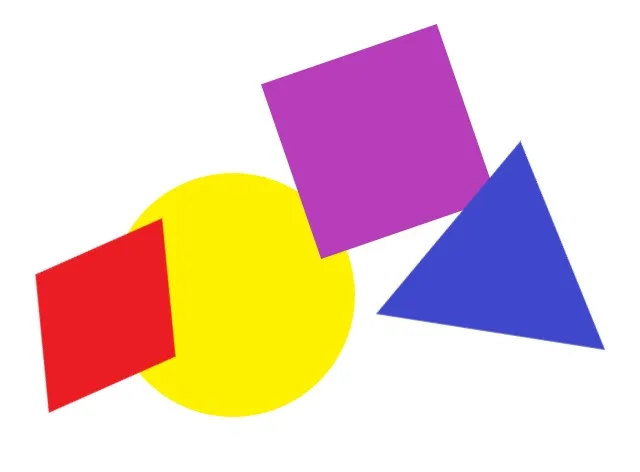
#> input picture media/geometric.jpg, 640 x 472 px
$ python BasicOperationsWithImages.py
#> lines starting #> are read from the running program, lines starting #| are printed output that depends on the picture
import cv2 as cv
from matplotlib import pyplot as plt

img_grayscale=cv.imread('media/geometric.jpg', 0) #cv.IMREAD_GRAYSCALE) #0
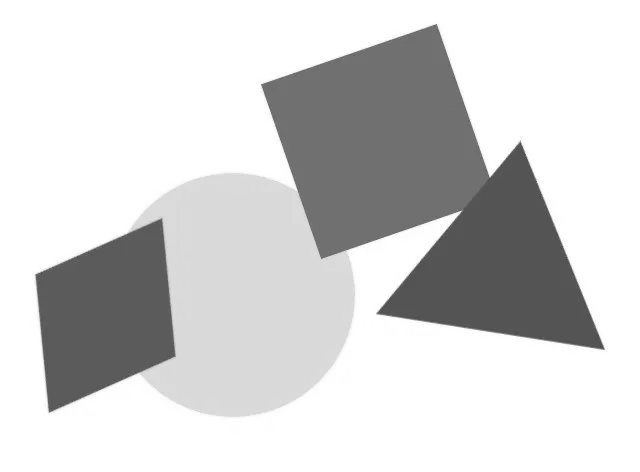
#> img_grayscale: shape (472, 640); min 67, max 255, mean 211.5
img_color=cv.imread('media/geometric.jpg', cv.IMREAD_COLOR) #1
#> img_color is the input picture: shape (472, 640, 3); mean B, G, R 197.8, 204.1, 231.2
img_unchanged=cv.imread('media/geometric.jpg', cv.IMREAD_UNCHANGED) #-1

# cv.imshow('Grayscale image', img_grayscale)
# cv.imshow('Colored image', img_color)
# cv.imshow('Unchanged image', img_unchanged)
plt.subplot(231),plt.imshow(cv.cvtColor(img_grayscale,cv.COLOR_BGR2RGB)) #BGR
plt.subplot(233),plt.imshow(cv.cvtColor(img_color,cv.COLOR_BGR2RGB))
plt.subplot(234),plt.imshow(cv.cvtColor(img_unchanged,cv.COLOR_BGR2RGB))
#plt.imshow(img_grayscale) #RGB
#plt.axis("off")
plt.show()
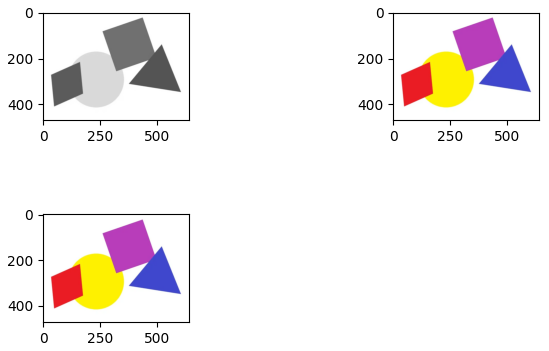
#> figure drawn by matplotlib, 3 panels

cv.waitKey(0)
cv.destroyAllWindows()
cv.imwrite('grayscaled_geometric.jpg',img_grayscale)

$ run again, with media/blob_test.jpg copied over media/geometric.jpg
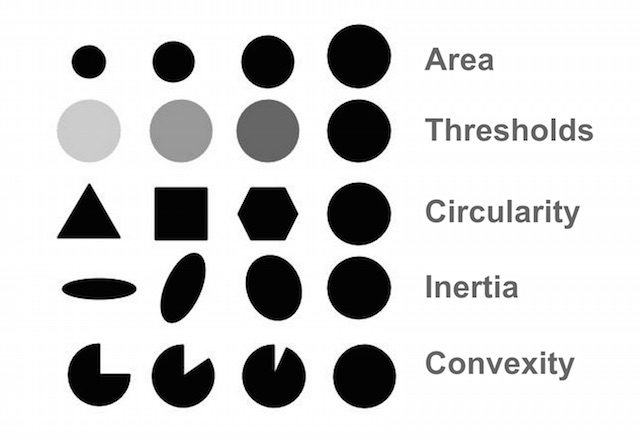
#> input picture media/blob_test.jpg, 640 x 439 px
#> img_grayscale is the input picture: shape (439, 640); min 0, max 255, mean 210.2
#> `plt.show()`:
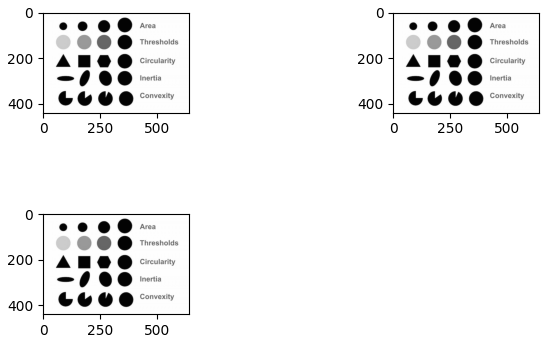
#> figure drawn by matplotlib, 3 panels
